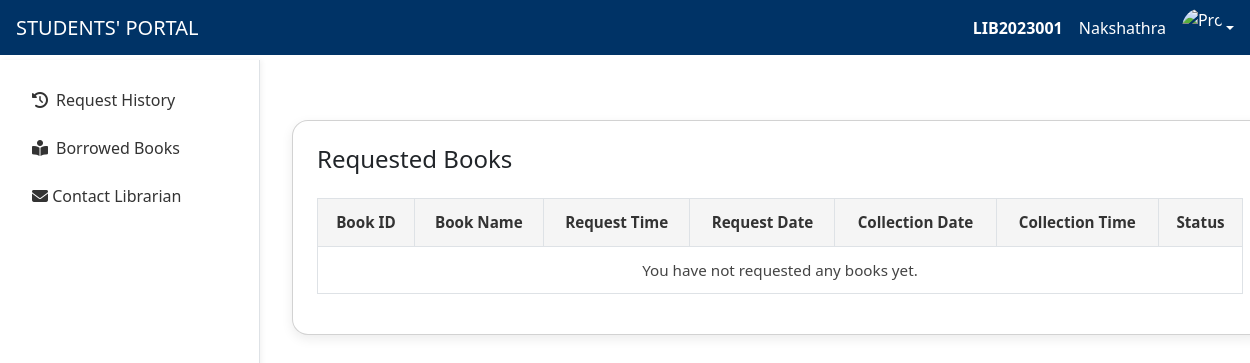
/student/requested_books/ (signed in), run on an earlier commit of the app's database.
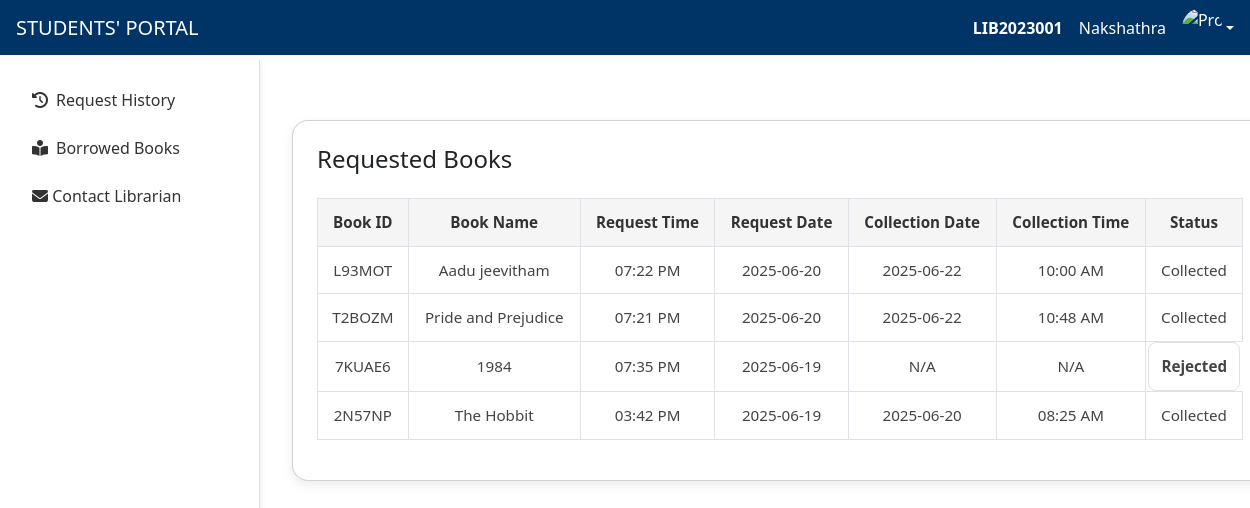
And on a later commit of the database.
### student/models.py (models this page shows, shortened)
class BookRequest(models.Model):
    REQUEST_STATUS = [
        ('Pending', 'Pending'),
        ('Approved', 'Approved'),
        ('Rejected', 'Rejected'),
        ('Collected', 'Collected'),
        ('Cancelled', 'Cancelled'),
        ('Expired', 'Expired')
    ]
    student = models.ForeignKey(
        settings.AUTH_USER_MODEL,
        on_delete=models.CASCADE,
        related_name='book_requests'
    )
    book = models.ForeignKey(
        'Book',
        on_delete=models.CASCADE,
        related_name='book_requests'
    )
    requested_at = models.DateTimeField(auto_now_add=True)
    status = models.CharField(
        max_length=20,
        choices=REQUEST_STATUS,
        default='Pending'
    )
    approved_at = models.DateTimeField(null=True, blank=True)
    approved_by = models.ForeignKey(
        settings.AUTH_USER_MODEL,
        null=True,
        blank=True,
        on_delete=models.SET_NULL,
        related_name='approved_requests'
    )
    collection_date = models.DateField(null=True, blank=True)
    collection_time = models.TimeField(null=True, blank=True)
    collection_deadline = models.DateTimeField(null=True, blank=True)
    admin_notes = models.TextField(blank=True)
    collected_at = models.DateTimeField(null=True, blank=True)
    rejection_reason = models.TextField(blank=True)
    issued_at = models.DateTimeField(null=True, blank=True)
    due_date = models.DateField(null=True, blank=True)
    return_date = models.DateField(null=True, blank=True)
    issued_by = models.ForeignKey(
        settings.AUTH_USER_MODEL,
        on_delete=models.SET_NULL,
        null=True,
        blank=True,
        related_name='issued_requests'
    )
    class Meta:
        ordering = ['-requested_at']
        verbose_name = 'Book Request'
        verbose_name_plural = 'Book Requests'
        permissions = [
            ('can_approve_request', 'Can approve book requests'),
            ('can_view_all_requests', 'Can view all book requests'),
        ]

class Book(models.Model):
    book_id = models.CharField(max_length=10, primary_key=True, editable=False, default='TEMP')
    title = models.CharField(max_length=200)
    author = models.CharField(max_length=100)
    description = models.TextField()
    category = models.CharField(max_length=100)
    cover_image = models.ImageField(upload_to='book_covers/', blank=True, null=True)
    quantity = models.PositiveIntegerField(default=1)

### student/views.py (the view, shortened to what this page needs)
# urls.py: path('requested_books/', views.requested_books, name='requested_books'),
@login_required
def requested_books(request):
    requests = BookRequest.objects.filter(student=request.user).select_related('book')
    return render(request, 'student/requested_books.html', {
        'requests': requests,
        'full_name': request.user.full_name,
        'user_id': request.user.user_id,
        'email': request.user.email,
        'admission_number': request.user.admission_number,
        'course': request.user.course,
    })

### templates/student/requested_books.html (shortened to what this page needs)
{% extends 'student/base.html' %}
{% load static %}
{% block extra_head %}
<link rel="stylesheet" href="{% static 'student/css/requested_books.css' %}">
{% endblock extra_head %}
{% block content %}
<div class="container mt-5">
    <div class="card p-4">
        <h4 class="mb-4">Requested Books</h4>
        <div class="table-responsive">
            <table class="table table-bordered align-middle text-center">
                <thead>
                    <tr>
                        <th>Book ID</th>
                        <th>Book Name</th>
                        <th>Request Time</th>
                        <th>Request Date</th>
                        <th>Collection Date</th>
                        <th>Collection Time</th>
                        <th>Status</th>
                    </tr>
                </thead>
                <tbody>
                    {% for req in requests %}
                    <tr>
                        <td>{{ req.book.book_id }}</td>
                        <td>{{ req.book.title }}</td>
                        <td>{{ req.requested_at|date:"h:i A" }}</td>
                        <td>{{ req.requested_at|date:"Y-m-d" }}</td>
                        <td>
                            {% if req.collection_date %}
                            {{ req.collection_date|date:"Y-m-d" }}
                            {% else %}
                            N/A
                            {% endif %}
                        </td>
                        <td>
                            {% if req.collection_time %}
                            {{ req.collection_time|date:"h:i A" }}
                            {% else %}
                            N/A
                            {% endif %}
                        </td>
                        <td class="status-{{ req.status|lower }}">
                            {{ req.status }}
                        </td>
                    </tr>
                    {% empty %}
                    <tr>
                        <td colspan="7">You have not requested any books yet.</td>
                    </tr>
                    {% endfor %}
                </tbody>
            </table>
        </div>
    </div>
</div>
{% endblock content %}

What changed in the data, as far as the page shows it:
added BookRequest: book.book_id "L93MOT", book "Aadu jeevitham", requested_at "07:22 PM", requested_at "2025-06-20", collection_date "2025-06-22", collection_time "10:00 AM", status "Collected"
added BookRequest: book.book_id "T2BOZM", book "Pride and Prejudice", requested_at "07:21 PM", requested_at "2025-06-20", collection_date "2025-06-22", collection_time "10:48 AM", status "Collected"
added BookRequest: book.book_id "7KUAE6", book "1984", requested_at "07:35 PM", requested_at "2025-06-19", shows "N/A", status "Rejected"
added BookRequest: book.book_id "2N57NP", book "The Hobbit", requested_at "03:42 PM", requested_at "2025-06-19", collection_date "2025-06-20", collection_time "08:25 AM", status "Collected"
Also different on the page:
text no longer shown: "You have not requested any books yet."
